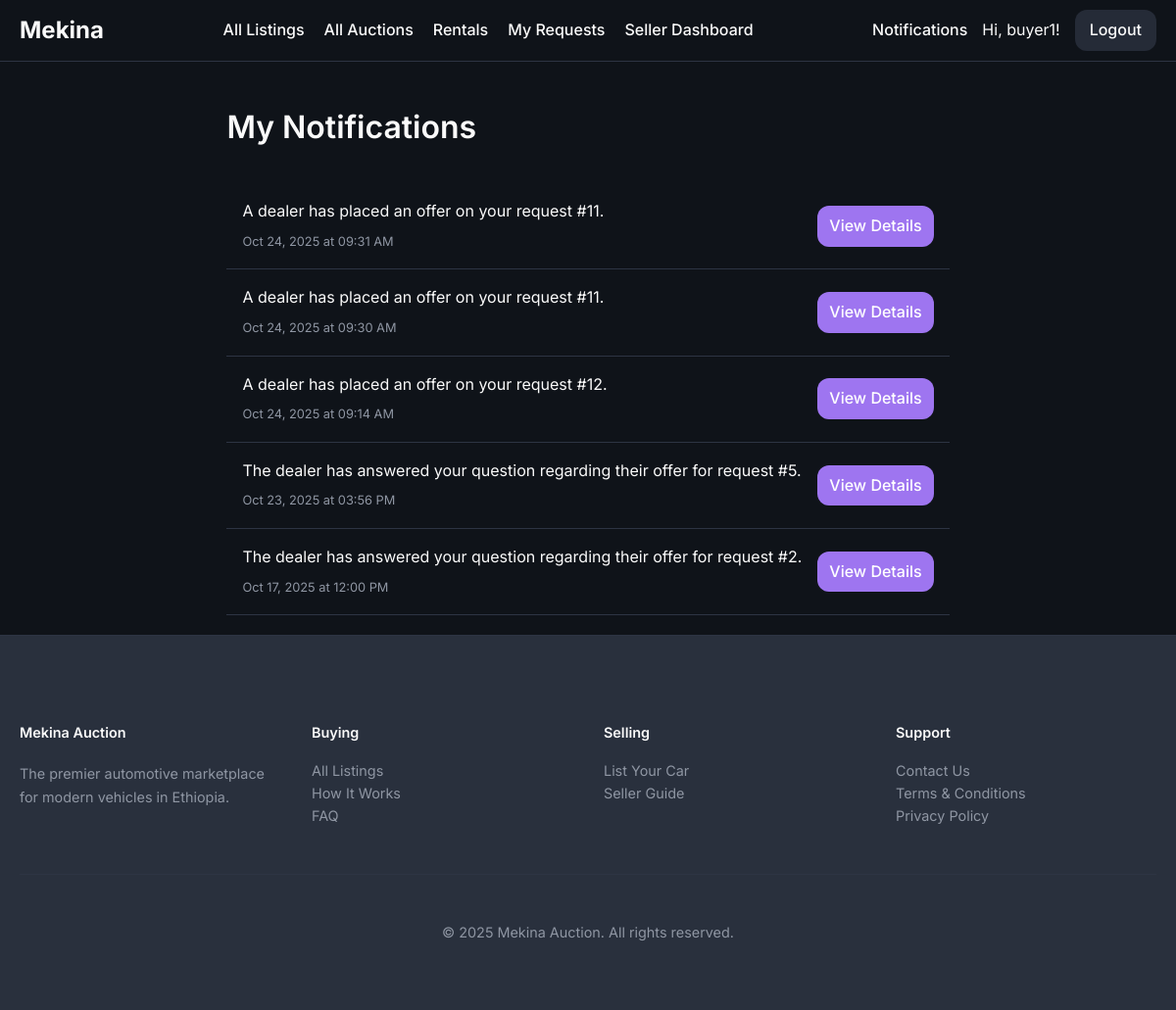
The app's page /notifications (signed in), older data.
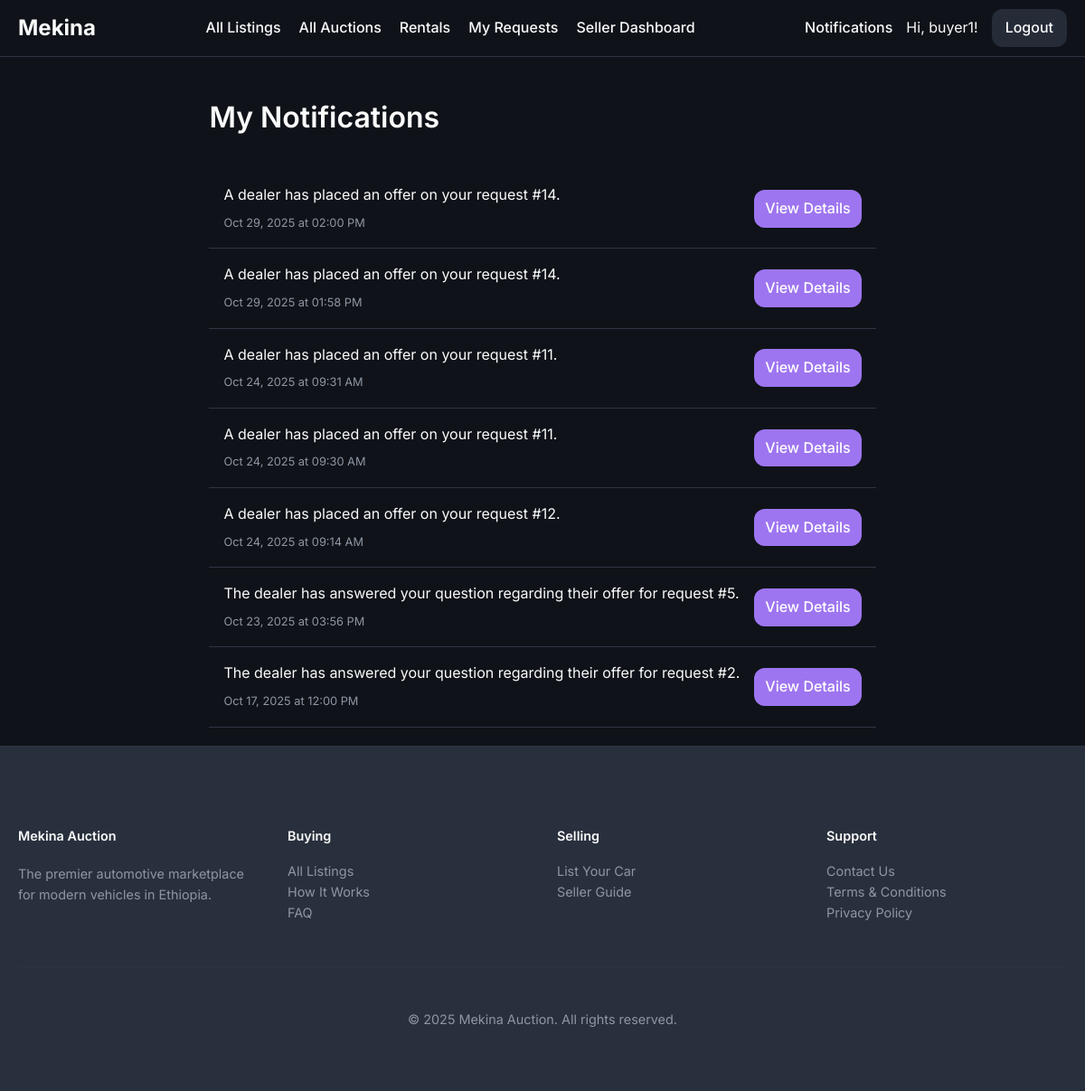
The same page, newer data.
### models/user.py (models this page shows, shortened)
class User(UserMixin, db.Model):
    id = db.Column(db.Integer, primary_key=True)
    username = db.Column(db.String(64), index=True, unique=True, nullable=False)
    email = db.Column(db.String(120), index=True, unique=True, nullable=False)
    phone_number = db.Column(db.String(20), nullable=True)
    password_hash = db.Column(db.String(128))
    is_admin = db.Column(db.Boolean, default=False)
    is_dealer = db.Column(db.Boolean, default=False)
    is_rental_company = db.Column(db.Boolean, default=False)
    points = db.Column(db.Integer, nullable=False, default=5) # Points for dealers to bid
    cars = db.relationship('Car', backref='owner', lazy='dynamic')
    bids = db.relationship('Bid', backref='bidder', lazy='dynamic')
    dealer_bids = db.relationship('DealerBid', backref='dealer', lazy='dynamic')
    car_requests = db.relationship('CarRequest', backref='customer', lazy='dynamic')

### models/notification.py (models this page shows)
class Notification(db.Model):
    __tablename__ = 'notification'
    id = db.Column(db.Integer, primary_key=True)
    user_id = db.Column(db.Integer, db.ForeignKey('user.id'), nullable=False)
    message = db.Column(db.Text, nullable=False)
    link = db.Column(db.String(255), nullable=True)
    is_read = db.Column(db.Boolean, default=False, nullable=False)
    timestamp = db.Column(db.DateTime, default=datetime.utcnow, index=True)

### routes/main.py (the view)
@main_bp.route('/notifications')
@login_required
def notifications():
    unread = Notification.query.filter_by(user_id=current_user.id, is_read=False)
    for notification in unread:
        notification.is_read = True
    db.session.commit()
    user_notifications = Notification.query.filter_by(user_id=current_user.id).order_by(Notification.timestamp.desc()).limit(50).all()
    return render_template('notifications.html', notifications=user_notifications)

### templates/notifications.html (shortened to what this page needs)
{% extends "base.html" %}
{% block content %}
    <h1>My Notifications</h1>
    <div class="notification-list">
        {% if notifications %}
            {% for notification in notifications %}
                <div class="notification-item {% if not notification.is_read %}unread{% endif %}">
                    <div class="notification-content">
                        <p>{{ notification.message }}</p>
                        <span class="notification-time">{{ notification.timestamp.strftime('%b %d, %Y at %I:%M %p') }}</span>
                    </div>
                    {% if notification.link %}
                        <div class="notification-action">
                            <a href="{{ notification.link }}" class="btn approve">View Details</a>
                        </div>
                    {% endif %}
                </div>
            {% endfor %}
        {% else %}
            <p>You have no notifications.</p>
        {% endif %}
    </div>
{% endblock %}

### templates/base.html (shortened to what this page needs)
<!DOCTYPE html>
<html lang="en">
<head>
    <link rel="stylesheet" href="{{ url_for('static', filename='css/style.css') }}">
</head>
<body>
    <nav>
        <a href="{{ url_for('main.home') }}" class="nav-brand">Mekina</a>
        <div class="nav-menu" id="nav-menu">
            <ul>
                {% if current_user.is_authenticated and current_user.is_admin %}
                    <li><a href="{{ url_for('admin.dashboard') }}" class="{{ 'active' if request.endpoint == 'admin.dashboard' }}">Dashboard</a></li>
                    <li><a href="{{ url_for('admin.rental_management') }}" class="{{ 'active' if request.endpoint == 'admin.rental_management' }}">Manage Rentals</a></li>
                    <li><a href="{{ url_for('admin.user_management') }}" class="{{ 'active' if request.endpoint == 'admin.user_management' }}">Users</a></li>
                    <li><a href="{{ url_for('auctions.list_auctions') }}" class="{{ 'active' if request.endpoint == 'auctions.list_auctions' }}">Manage Listings</a></li>
                {% elif current_user.is_authenticated and current_user.is_rental_company %}
                    <li><a href="{{ url_for('rentals.dashboard') }}" class="{{ 'active' if request.endpoint == 'rentals.dashboard' }}">Rental Dashboard</a></li>
                {% elif current_user.is_authenticated %}
                    <li><a href="{{ url_for('main.all_listings') }}" class="{{ 'active' if request.endpoint == 'main.all_listings' }}">All Listings</a></li>
                    <li><a href="{{ url_for('auctions.list_auctions') }}" class="{{ 'active' if request.endpoint == 'auctions.list_auctions' }}">All Auctions</a></li>
                    <li><a href="{{ url_for('rentals.list_rentals') }}" class="{{ 'active' if request.endpoint == 'rentals.list_rentals' }}">Rentals</a></li>
                    {% if not current_user.is_dealer %}
                    <li><a href="{{ url_for('request.my_requests') }}" class="{{ 'active' if request.endpoint == 'request.my_requests' }}">My Requests</a></li>
                    {% endif %}
                    {% if not current_user.is_dealer %}
                        <li><a href="{{ url_for('seller.dashboard') }}" class="{{ 'active' if request.endpoint == 'seller.dashboard' }}">Seller Dashboard</a></li>
                    {% endif %}
                {% endif %}
            </ul>
            <div class="nav-right">
                {% if current_user.is_authenticated %}
                    <a href="{{ url_for('main.notifications') }}">
                        Notifications
                    </a>
                    <span>Hi, {{ current_user.username }}!</span>
                    <a href="{{ url_for('auth.logout') }}" class="nav-button">Logout</a>
                {% else %}
                    <a href="{{ url_for('auth.login') }}" class="nav-button">Login</a>
                    <a href="{{ url_for('auth.register') }}" class="nav-button">Register</a>
                {% endif %}
            </div>
        </div>
    </nav>
    <main class="container">
        {% block content %}{% endblock %}
    </main>
    <footer class="site-footer">
        <div class="container">
            <div class="footer-grid">
                <div class="footer-brand">
                    <h4>Mekina Auction</h4>
                    <p>
                        The premier automotive marketplace for modern vehicles in Ethiopia.
                    </p>
                </div>
                <div class="footer-links">
                    <h4>Buying</h4>
                    <ul>
                        <li><a href="{{ url_for('main.all_listings') }}">All Listings</a></li>
                        <li><a href="{{ url_for('main.how_it_works') }}">How It Works</a></li>
                        <li><a href="#">FAQ</a></li>
                    </ul>
                </div>
                <div class="footer-links">
                    <h4>Selling</h4>
                    <ul>
                        <li><a href="{{ url_for('seller.submit_car') }}">List Your Car</a></li>
                        <li><a href="#">Seller Guide</a></li>
                    </ul>
                </div>
                <div class="footer-links">
                    <h4>Support</h4>
                    <ul>
                        <li><a href="#">Contact Us</a></li>
                        <li><a href="#">Terms & Conditions</a></li>
                        <li><a href="#">Privacy Policy</a></li>
                    </ul>
                </div>
            </div>
            <div class="footer-bottom">
                <p>&copy; {{ now.year }} Mekina Auction. All rights reserved.</p>
            </div>
        </div>
    </footer>
</body>
</html>

### static/css/style.css (style rules this page uses)
:root { --background: 220 25% 8%; --foreground: 0 0% 98%; --card: 220 20% 13%; --card-foreground: 0 0% 95%; --popover: 220 20% 13%; --popover-foreground: 0 0% 95%; --primary: 38 92% 50%; --primary-foreground: 220 70% 12%; --secondary: 220 20% 20%; --secondary-foreground: 0 0% 95%; --muted: 220 20% 18%; --muted-foreground: 220 10% 60%; --accent: 260 80% 70%; --accent-foreground: 0 0% 100%; --destructive: 0 62.8% 30.6%; --destructive-foreground: 0 0% 100%; --border: 220 20% 22%; --input: 220 20% 20%; --ring: 260 80% 70%; --radius: 0.75rem; --success: 142 76% 36%; --warning: 38 92% 50%; --info: 220 20% 18%; --gradient-primary: linear-gradient(135deg, hsl(220 20% 12%), hsl(220 20% 18%)); --gradient-accent: linear-gradient(135deg, hsl(260 80% 70%), hsl(260 70% 60%)); --shadow-card: 0 4px 6px -1px hsl(0 0% 0% / 0.3), 0 2px 4px -1px hsl(0 0% 0% / 0.2); --shadow-elevated: 0 10px 15px -3px hsl(0 0% 0% / 0.3), 0 4px 6px -2px hsl(0 0% 0% / 0.2); }
body { font-family: 'Inter', sans-serif; background-color: hsl(var(--background)); color: hsl(var(--foreground)); margin: 0; line-height: 1.6; display: flex; flex-direction: column; min-height: 100vh; }
.container { max-width: 1200px; margin: 20px auto; padding: 0 20px; }
h1, h2, h3, h4, h5, h6 { font-weight: 600; }
main { flex-grow: 1; }
a { color: hsl(var(--accent)); text-decoration: none; }
nav { background-color: hsl(var(--background)); border-bottom: 1px solid hsl(var(--border)); padding: 10px 20px; display: flex; justify-content: space-between; align-items: center; }
.nav-brand { font-size: 1.5rem; font-weight: 700; color: hsl(var(--foreground)); text-decoration: none; }
nav ul { list-style: none; margin: 0; padding: 0; display: flex; gap: 20px; }
nav a { color: hsl(var(--foreground)); font-weight: 500; }
.nav-right { display: flex; align-items: center; gap: 15px; }
.nav-button { background-color: hsl(var(--info)); color: hsl(var(--foreground)); padding: 8px 15px; border-radius: var(--radius); font-weight: 500; }
.nav-menu { flex-grow: 1; display: contents; }
.site-footer { background-color: hsl(var(--secondary)); border-top: 1px solid hsl(var(--border)); padding: 3rem 0; font-size: 0.9rem; }
.footer-grid { display: grid; grid-template-columns: repeat(4, 1fr); gap: 2rem; }
.footer-brand p { color: hsl(var(--muted-foreground)); margin-top: 1rem; }
.footer-links h4 { margin-bottom: 1rem; font-weight: 600; }
.footer-links ul { list-style: none; padding: 0; margin: 0; space-y: 0.5rem; }
.footer-links a { color: hsl(var(--muted-foreground)); }
.footer-bottom { margin-top: 3rem; padding-top: 2rem; border-top: 1px solid hsl(var(--border)); text-align: center; color: hsl(var(--muted-foreground)); }
.btn, .button-group button, .button-group a { border: none; padding: 8px 12px; border-radius: var(--radius); cursor: pointer; font-weight: 500; text-decoration: none; display: inline-block; text-align: center; }
.btn.approve, .button-group .approve { background-color: hsl(var(--accent)); color: hsl(var(--accent-foreground)); }
.notification-list { margin-top: 2rem; }
.notification-item { display: flex; align-items: center; justify-content: space-between; gap: 1rem; padding: 1rem; border-bottom: 1px solid hsl(var(--border)); transition: background-color 0.2s; }
.notification-content { flex-grow: 1; }
.notification-content p { margin: 0 0 0.25rem 0; }
.notification-time { font-size: 0.8em; color: hsl(var(--muted-foreground)); }
.notification-action { flex-shrink: 0; }

Row changes from the older to the newer data that the page shows:
added Notification: message "A dealer has placed an offer on your request #14.", timestamp "Oct 29, 2025 at 02:00 PM"
added Notification: message "A dealer has placed an offer on your request #14.", timestamp "Oct 29, 2025 at 01:58 PM"
